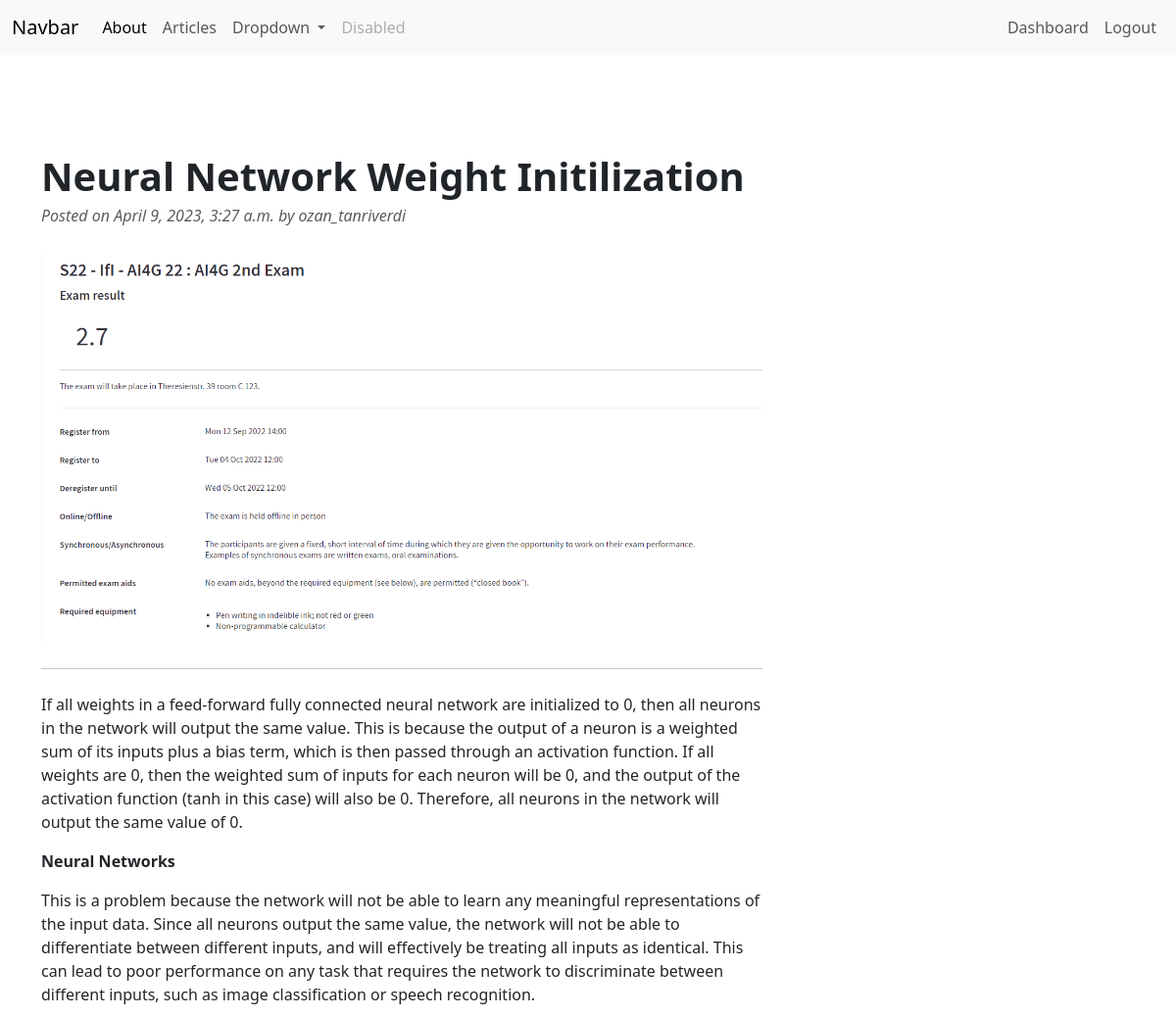
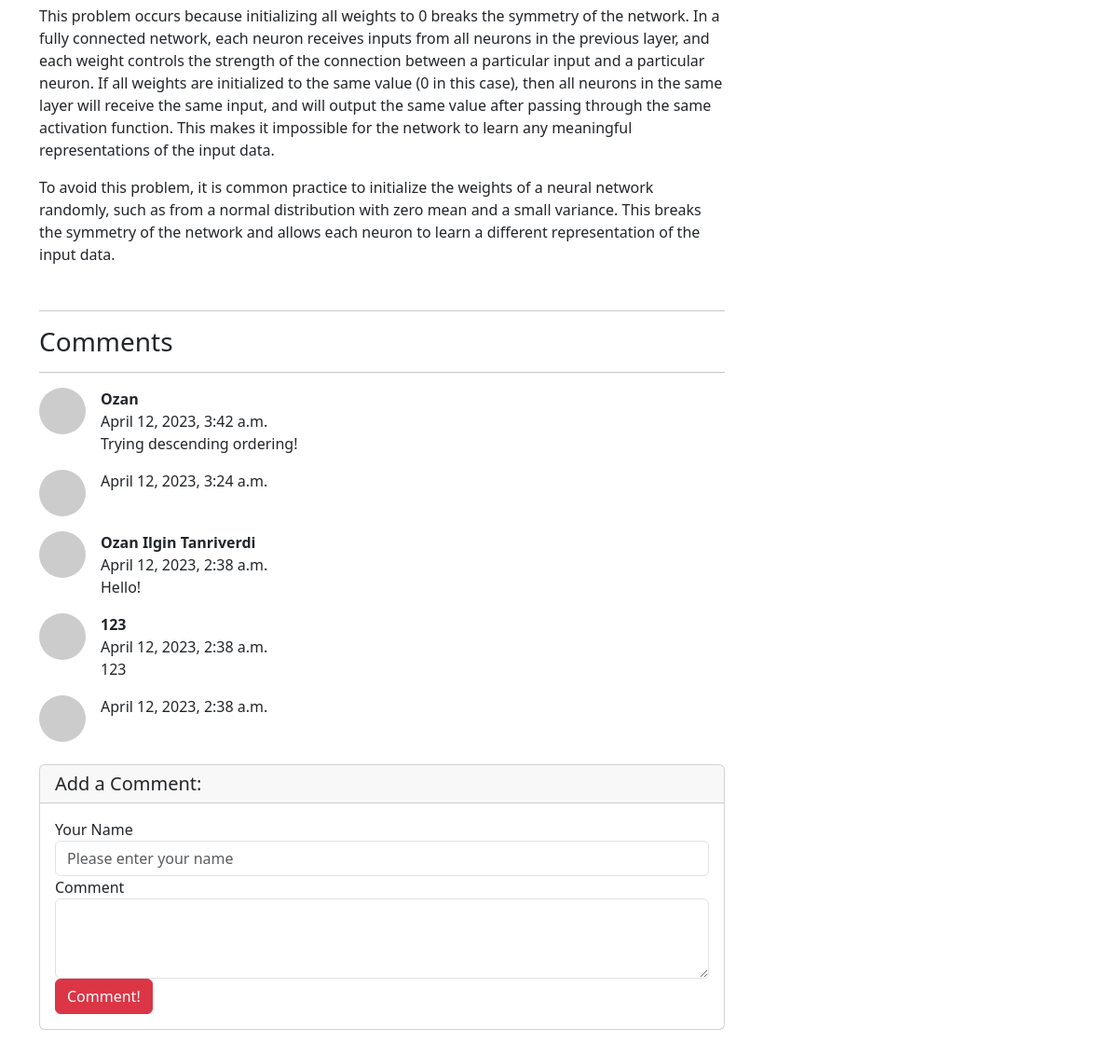
The page /articles/article/15 (signed in) on the database its author committed (2 pictures, top to bottom).
### article/models.py (models this page shows, shortened)
class Article(models.Model):
    author = models.ForeignKey("auth.User", on_delete=models.CASCADE,
                               verbose_name="Author")
    title = models.CharField(max_length=50, verbose_name="Title")
    content = RichTextField(verbose_name="Article Content")
    created_date = models.DateTimeField(auto_now_add=True,
                                        verbose_name="Date Created")
    article_image = models.FileField(blank=True, null=True,
                                     verbose_name="Add an Article Image")
    class Meta:
        ordering = ["-created_date"]

class Comment(models.Model):
    article = models.ForeignKey(Article, on_delete=models.CASCADE,
                                verbose_name="Article",
                                related_name="comments")
    comment_author = models.CharField(max_length=50, verbose_name="Name")
    comment_content = models.CharField(max_length=200, verbose_name="Comment")
    comment_date = models.DateTimeField(auto_now_add=True,
                                        verbose_name="Date Commented")
    class Meta:
        ordering = ["-comment_date"]

### article/views.py (the view)
# urls.py: path("article/<int:id>", views.detail, name="detail"),
def detail(request, id):
    article = get_object_or_404(Article, id=id)
    comments = article.comments.all()
    return render(request, "detail.html", {"article": article, "comments":comments})

### templates/detail.html (shortened to what this page needs)
{% extends 'layout.html' %}
{% block body %}
<div class="row">
    <div class="col-lg-8">
        <article>
            <header class="mb-4">
                <h1 class="fw-bolder mb-1">{{article.title}}</h1>
                <div class="text-muted fst-italic mb-2">Posted on {{article.created_date}} by {{article.author}}</div>
            </header>
            {% if article.article_image %}
                <figure class="mb-4"><img class="img-fluid rounded" src="{{article.article_image.url}}" alt="..." /></figure>
            {% endif %}
            <hr>
            <section class="mb-5">
                <p class="fs-5 mb-4">
                    {{article.content|safe}}
                </p>
            </section>
            <hr>
        </article>
        <h3>Comments</h4>
        <hr>
        {% if comments %}
            {% for comment in comments %}
                <div class="d-flex mb-3">
                    <div class="flex-shrink-0"><img class="rounded-circle" src="https://dummyimage.com/50x50/ced4da/6c757d.jpg" alt="..." /></div>
                    <div class="ms-3">
                        <div class="fw-bold">{{comment.comment_author}}</div>
                            {{comment.comment_date}} <br>
                            {{comment.comment_content}}
                    </div>
                </div>
            {% endfor %}
        {% else %}
            <div class ="alert alert-danger">
                Nobody has commented to this Article
            </div>
        {% endif %}
        <div class="card my-4">
            <h5 class="card-header">Add a Comment:</h5>
            <div class="card-body">
                <form method = "POST" action = "{% url 'article:comment' article.id %}">
                    <div class="form-group">
                        <label for="formGroupExampleInput">Your Name</label>
                        <input name ="comment_author" type="text" class="form-control" id="formGroupExampleInput" placeholder="Please enter your name">
                      </div>
                    <div class="form-group">
                        <label for="formGroupExampleInput">Comment</label>
                        <textarea name ="comment_content" class="form-control" rows="3"></textarea>
                    </div>
                    <button type="submit" class="btn btn-danger">Comment!</button>
                </form>
            </div>
        </div>
    </div>
</div>
{% endblock %}

### rows shown on the page
Article: title "Neural Network Weight Initilization", created_date "April 9, 2023, 3:27 a.m.", author "ozan_tanriverdi", article_image (picture), content "If all weights in a feed-forward fully connected neural network are initialized to 0, then all neurons in the network will output the same value. This is because the output of a neuron is a weighted sum of its inputs plus a bias term, which is then passed through an activation function. If all weights are 0, then the weighted sum of inputs for each neuron will be 0, and the output of the activation function (tanh in this case) will also be 0. Therefore, all neurons in the network will output the same value of 0. Neural Networks This is a problem because the network will not be able to learn any meaningful representations of the input data. Since all neurons output the same value, the…"
Comment: comment_author "Ozan", comment_date "April 12, 2023, 3:42 a.m.", comment_content "Trying descending ordering!"
Comment: comment_date "April 12, 2023, 3:24 a.m."
Comment: comment_author "Ozan Ilgin Tanriverdi", comment_date "April 12, 2023, 2:38 a.m.", comment_content "Hello!"
Comment: comment_author "123", comment_date "April 12, 2023, 2:38 a.m.", comment_content "123"
Comment: comment_date "April 12, 2023, 2:38 a.m."
